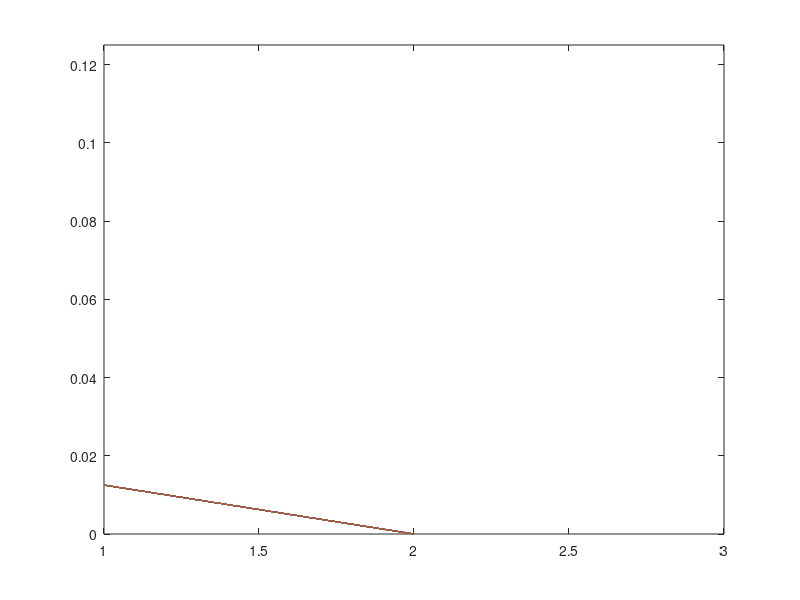

The MATLAB script that drew this image:
function [Vd,Vm,runsBin,p] = embodiedValueMinimal(x_num, y_num, x_cost, t_cost)
%% plots an example of a value function and the associated bound, when you ...
%% have to move to the target
%
% sig2 is the overall task difficulty (variance of prior on mu), t_cost is the
% evidence accumulation cost, and t is the time until which the values are
% to be computed.

% If not given, the arguments default to sig2 = 0.5^2, x_num = 1, y_num = 0,
% t_cost = 0.1.
% how should choice value depend on time elapsed?
% - (1 or 0) - timeElapsed
% - (1 - timeElapsed or -(1 - timeElapsed)
% - (1 - timeElapsed or -1)

%% settings
if nargin < 1, x_num = 1; end %number of steps needed to move to either L or R target
if nargin < 2, y_num = 10; end %number of steps needed to get to end of trial
% cost for moving
if nargin < 3, x_cost = eps; end;
% cost of time proceeding
if nargin < 4, t_cost = 1/y_num; end
% discretisation of belief and time (coarse, as only visualisation)
g_num = 51; %100
sig2 = 1^2;
dt = .0125;
T = dt*y_num;

%% time steps
ts = 0:dt:T;
dg = linspace(1 / g_num / 2, 1 - 1 / g_num / 2, g_num);
invgs = norminv(dg);
%dg = 1/(g_num*2):1/g_num:1-1/(g_num*2);%0:1/g_num:1;%0:1/g_num:1;%
N = length(ts);
Vd = zeros(N,g_num,x_num*2+1);
   
Vd(:,:,end) = repmat(dg,[N 1]);
Vd(:,:,1) = 1-Vd(:,:,end);
%ggOr = bsxfun(@rdivide, ggOr, sum(ggOr, 3)+eps);
Vm = NaN(N-1, g_num,x_num*2+1);

for i = N-1:-1:1
    gg = belieftrans(invgs, dt / (ts(i) + sig2));
    evidence = gg*squeeze(Vd(i+1,:,:));%squeeze(ggOr(i,:,:))
    timeCosts = -t_cost*[0 ones(1,2*x_num-1) 0];%dt*    
    for j = 2:2*x_num
        moveCosts = abs((1:2*x_num+1)-j);
        moveCosts(moveCosts > 1) = Inf;
        moveCosts = -x_cost*moveCosts;%((1:2*x_num+1)-j).^2/(x_num).^2;%
        [Vd(i,:,j), Vm(i,:,j)] = max(evidence+repmat(moveCosts+timeCosts,[g_num 1]),[],2);
    end
end
%% make some example runs
nInstances = 100;
runs = randn(nInstances,length(ts)-1)*sqrt(dt);
rates = randn(nInstances,1)*sqrt(sig2)*dt;%(floor(rand(nInstances,1)*2)-.5)*dt/3;%
runs = [zeros(nInstances,1) bsxfun(@plus,runs,rates)];
runs = cumsum(runs,2);
%p = 1-normcdf(0, runs./(1/sig2+dt*repmat(ts,size(runs,1),1)),1./(1/sig2+dt*repmat(ts,size(runs,1),1)));
p = normcdf(bsxfun(@rdivide,runs,sqrt(ts + 1/sig2)));
runsBin = round((g_num-1)*p)+1;
%runsBin = runs;%binFun(runs,g_num);%round((tanh(runs)+1)/2*(50-1)+1);
pos = nan(size(runs,1),size(runs,2));
pos(:,1) = x_num+1;
for i = 2:size(runsBin,2)
    for j = 1:size(runsBin,1)
        if ~isnan(pos(j,i-1))
            pos(j,i) = Vm(i-1,runsBin(j,i-1),pos(j,i-1));
        end
    end
end
%figure;subplot(211);plot(runsBin');
%subplot(212);plot(pos');
plot(pos',ts);set(gca,'xlim',[1 x_num*2+1],'ylim',[0 max(ts)]);

function gg = belieftrans(invgs, dteff)
%% Returns the belief transition matrix p(g' | g, t)
invgdiff = bsxfun(@minus, invgs, sqrt(1 + dteff) * invgs');
gg = exp(bsxfun(@minus, invgs.^2 / 2, invgdiff.^2 / (2 * dteff)));
gg = bsxfun(@rdivide, gg, sum(gg, 2));


    
% %%OLD
% ggOr = zeros(N,g_num,g_num);
% ggOr1 = ggOr;
% for i = 1:numel(ts)
%     for g = 1:g_num 
%         ggOr(i,g,:)= BeliefTransitionDrugo(dg,ts(i),dt,dg(g),1/sig2);
%     end
% %    ggOr(i,:,:) = belieftrans(invgs, dt / (ts(i) + sig2));
% end 
% function gg = BeliefTransitionDrugo( gj, t, tao, gi,sigma2 )
% invgs = norminv(gi);
% invgsp = norminv(gj);
% Steff = tao ./ (t + 1/sigma2);
% invgdiff = invgsp - sqrt(1 + Steff) .* invgs;
% % unnormalised gg
% ggu = 1./sqrt(Steff)*exp( invgsp.^2 / 2 - invgdiff.^2 ./ (2 * Steff));
% gg = ggu./sum(ggu,2);

%function dat = binFun(dat,nBins)
%dat = round((tanh(dat)+1)/2*(nBins-1)+1);

% gausSmooth = 2;
%% compute the value function
% makeFlat = @(x) x(:);
% nInstances = 1000;
% numAccum = 1000;
% x = meshgrid((1:N)-1,1:nInstances);
% ggOr = 0;Vhist = 0;
% for i = 1:numAccum
%     runs = randn(nInstances,length(ts)-1)*sqrt(dt);
%     rates = randn(nInstances,1)*sqrt(sig2)*dt;%(floor(rand(nInstances,1)*2)-.5)*dt/3;%
%     runs = [zeros(nInstances,1) bsxfun(@plus,runs,rates)];
%     runs = binFun(cumsum(runs,2),g_num);
%     isRight = bsxfun(@times,ones(size(runs)),sign(rates))/2+.5;
%     Vd(:,:,end) = squeeze(Vd(:,:,end)) + accumarray([x(:)+1 runs(:)],isRight(:),[N g_num],@sum);
%     Vhist = Vhist + accumarray([x(:)+1 runs(:)],ones(1,numel(isRight)),[N g_num]);
%     ggOr = ggOr + accumarray([makeFlat(x(:,1:end-1))+1 makeFlat(runs(:,1:end-1)) ...
%         makeFlat(runs(:,2:end))],ones(1,(N-1)*nInstances),[N-1 g_num g_num]);%...
%         %min(g_num,max(1,round((makeFlat(runs(:,1:end-1))/scale+.5)*g_num))) ...
%         %min(g_num,max(1,round((makeFlat(runs(:,2:end))/scale+.5)*g_num)))],ones(1,(N-1)*nInstances));
% end
% % for i = 1:size(Vd,2)
% %     Vd(:,i,end) = filtfilt(gausswin(gausSmooth),sum(gausswin(gausSmooth)),Vd(:,i,end));
% %     Vhist(:,i) = filtfilt(gausswin(gausSmooth),sum(gausswin(gausSmooth)),Vhist(:,i));
% % end
% % for i = 1:size(Vd,1)
% %     Vd(i,:,end) = filtfilt(gausswin(gausSmooth),sum(gausswin(gausSmooth)),Vd(i,:,end));
% %     Vhist(i,:) = filtfilt(gausswin(gausSmooth),sum(gausswin(gausSmooth)),Vhist(i,:));
% % end
% Vd(:,:,end) = squeeze(Vd(:,:,end))./Vhist;
% %runs = binFun(runs,g_num);
% %for i = 1:size(ggOr,2)
% %     for j = 1:size(ggOr,3)
% %         ggOr(:,i,j) = filtfilt(gausswin(7),sum(gausswin(75)),ggOr(:,i,j));
% %
% %end
% 
% Vd(isnan(Vd)) = 0.5;